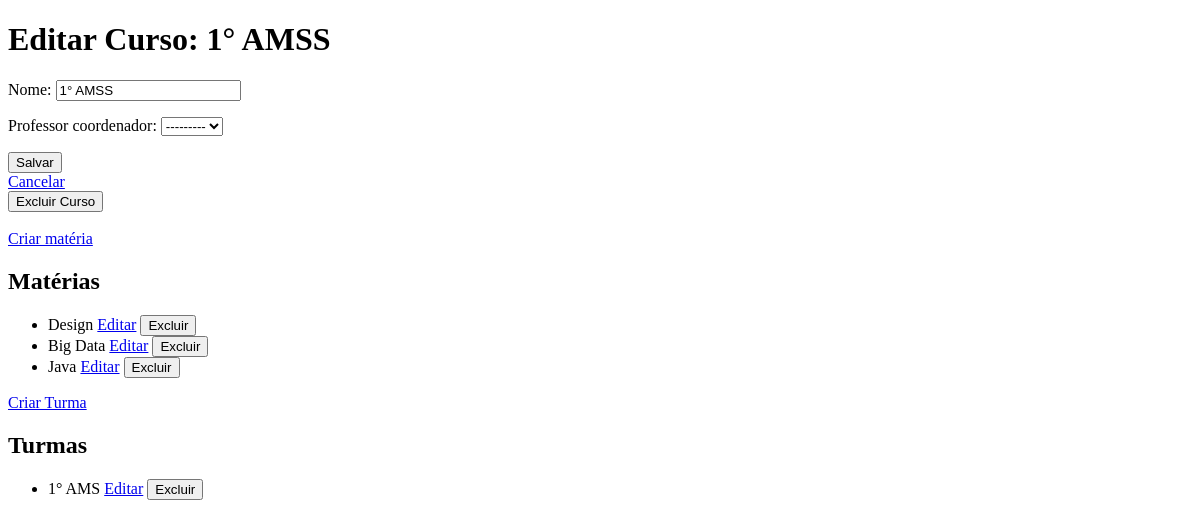
The page /courses/edit/1/ on the database as committed earlier.
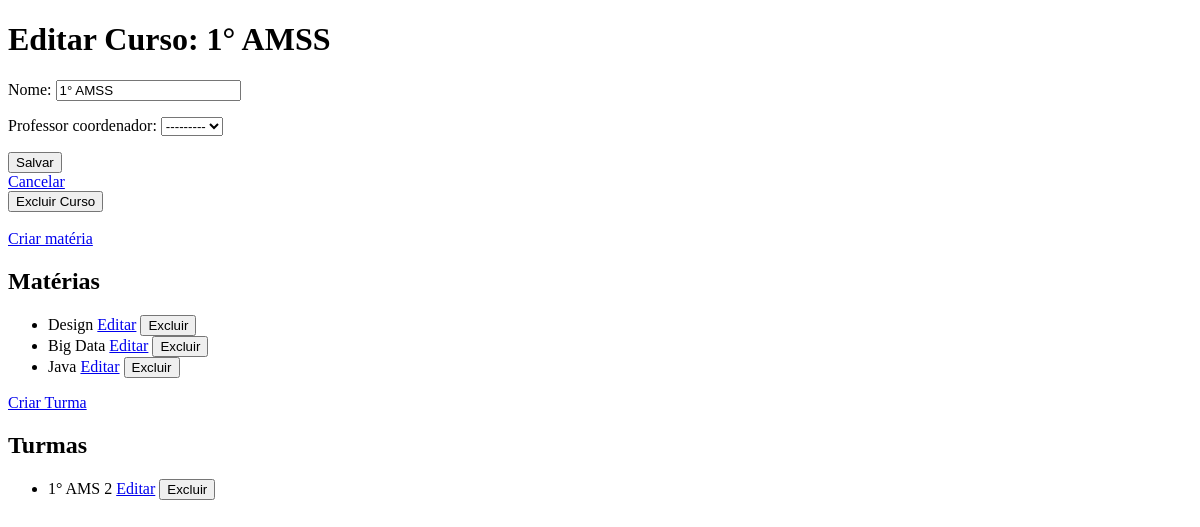
The same page on the database as committed later.
### turmas/models.py (models this page shows, shortened)
class Turma(models.Model):
    PERIODO = [
        (1, 'Matutino'),
        (2, 'Vespertino'),
        (3, 'Noturno'),
    ]
    nome = models.CharField(max_length=150)
    semestre = models.IntegerField(validators=[MaxValueValidator(12), MinValueValidator(1)])
    periodo = models.IntegerField(choices=PERIODO)
    materias_copy = models.ManyToManyField(Materia, blank=True)
    curso = models.ForeignKey('courses.Course', on_delete=models.CASCADE)  # Usando string

### courses/views.py (the view)
# urls.py: path('edit/<int:course_id>/', views.course_edit, name='course_edit'),
def course_edit(request, course_id):
    course = get_object_or_404(Course, id=course_id)
    if request.method == 'POST':
        form = EditCourseForm(request.POST, instance=course)
        if form.is_valid():
            form.save()
            return redirect('courses_list')  # Redirecione para a lista de cursos ou outra página apropriada
    else:
        form = EditCourseForm(instance=course)
    return render(request, 'courses/course_edit.html', {'form': form, 'course': course})

### courses/forms.py
class EditCourseForm(forms.ModelForm):
    class Meta:
        model = Course
        fields = ['nome','professor_coordenador']

### courses/templates/courses/course_edit.html (shortened to what this page needs)
<!DOCTYPE html>
<html lang="pt-br">
<head>
</head>
<body>
    <h1>Editar Curso: {{ course.nome }}</h1>
    <form method="post">
        {{ form.as_p }}
        <button type="submit">Salvar</button>
    </form>
    <a href="{% url 'courses_list' %}">Cancelar</a>
    <form method="post" action="{% url 'course_delete' course.id %}">
        <button type="submit" onclick="return confirm('Tem certeza que deseja deletar este curso?');">Excluir Curso</button>
    </form>
    <br>
    <a href="{% url 'materia_modelo_create' course.id %}"> Criar matéria </a>
    <h2>Matérias</h2>
    <ul>
        {% for materia in course.materias.all %}
            <li>
                {{ materia.nome }}
                <a href="{% url 'materia_modelo_edit' materia.id %}">Editar</a>
                <form method="post" action="{% url 'materia_modelo_delete' materia.id %}" style="display:inline;">
                    <button type="submit" onclick="return confirm('Tem certeza que deseja deletar esta matéria?');">Excluir</button>
                </form>
            </li>
        {% endfor %}
    </ul>
    <a href="{% url 'turma_create' course.id %}">Criar Turma</a>
    <h2>Turmas</h2>
    <ul>
        {% for turma in course.turmas.all %}
            <li>
                {{ turma.nome }}
                <a href="{% url 'turma_edit' turma.id %}">Editar</a>
                <form method="post" action="{% url 'turma_delete' turma.id %}" style="display:inline;">
                    <button type="submit" onclick="return confirm('Tem certeza que deseja deletar esta turma?');">Excluir</button>
                </form>
            </li>
        {% endfor %}
    </ul>
</body>
</html>

Rows that differ between the two databases and show on the page:
changed Turma: nome "1° AMS" → "1° AMS 2"
